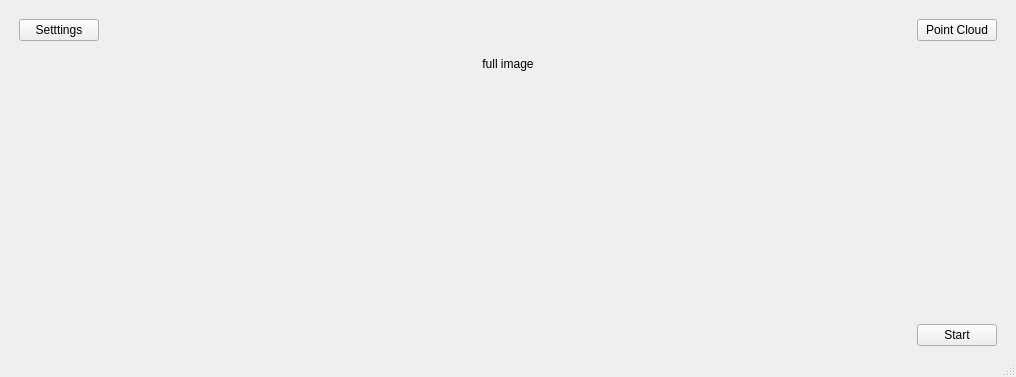
<?xml version="1.0" encoding="UTF-8"?>
<ui version="4.0">
 <class>MainWindow</class>
 <widget class="QMainWindow" name="MainWindow">
  <property name="geometry">
   <rect>
    <x>0</x>
    <y>0</y>
    <width>1016</width>
    <height>377</height>
   </rect>
  </property>
  <property name="windowTitle">
   <string>ce30-viz</string>
  </property>
  <widget class="QWidget" name="centralwidget">
   <layout class="QGridLayout" name="gridLayout">
    <item row="0" column="0">
     <layout class="QVBoxLayout" name="verticalLayout_2">
      <item>
       <spacer name="verticalSpacer">
        <property name="orientation">
         <enum>Qt::Vertical</enum>
        </property>
        <property name="sizeType">
         <enum>QSizePolicy::Fixed</enum>
        </property>
        <property name="sizeHint" stdset="0">
         <size>
          <width>10</width>
          <height>10</height>
         </size>
        </property>
       </spacer>
      </item>
      <item>
       <layout class="QHBoxLayout" name="horizontalLayout_2">
        <item>
         <spacer name="horizontalSpacer_4">
          <property name="orientation">
           <enum>Qt::Horizontal</enum>
          </property>
          <property name="sizeType">
           <enum>QSizePolicy::Fixed</enum>
          </property>
          <property name="sizeHint" stdset="0">
           <size>
            <width>10</width>
            <height>10</height>
           </size>
          </property>
         </spacer>
        </item>
        <item>
         <layout class="QVBoxLayout" name="verticalLayout">
          <item>
           <layout class="QHBoxLayout" name="horizontalLayout_3">
            <item>
             <widget class="QPushButton" name="settingsPushButton">
              <property name="text">
               <string>Setttings</string>
              </property>
             </widget>
            </item>
            <item>
             <spacer name="horizontalSpacer_5">
              <property name="orientation">
               <enum>Qt::Horizontal</enum>
              </property>
              <property name="sizeType">
               <enum>QSizePolicy::MinimumExpanding</enum>
              </property>
              <property name="sizeHint" stdset="0">
               <size>
                <width>800</width>
                <height>20</height>
               </size>
              </property>
             </spacer>
            </item>
            <item>
             <widget class="QPushButton" name="pointCloudPushButton">
              <property name="text">
               <string>Point Cloud</string>
              </property>
             </widget>
            </item>
           </layout>
          </item>
          <item>
           <spacer name="verticalSpacer_3">
            <property name="orientation">
             <enum>Qt::Vertical</enum>
            </property>
            <property name="sizeType">
             <enum>QSizePolicy::Fixed</enum>
            </property>
            <property name="sizeHint" stdset="0">
             <size>
              <width>20</width>
              <height>10</height>
             </size>
            </property>
           </spacer>
          </item>
          <item>
           <widget class="QLabel" name="fullImageLabel">
            <property name="text">
             <string>full image</string>
            </property>
            <property name="alignment">
             <set>Qt::AlignCenter</set>
            </property>
           </widget>
          </item>
          <item>
           <spacer name="verticalSpacer_4">
            <property name="orientation">
             <enum>Qt::Vertical</enum>
            </property>
            <property name="sizeType">
             <enum>QSizePolicy::MinimumExpanding</enum>
            </property>
            <property name="sizeHint" stdset="0">
             <size>
              <width>20</width>
              <height>100</height>
             </size>
            </property>
           </spacer>
          </item>
          <item>
           <layout class="QHBoxLayout" name="horizontalLayout">
            <item>
             <spacer name="horizontalSpacer">
              <property name="orientation">
               <enum>Qt::Horizontal</enum>
              </property>
              <property name="sizeHint" stdset="0">
               <size>
                <width>40</width>
                <height>20</height>
               </size>
              </property>
             </spacer>
            </item>
            <item>
             <widget class="QPushButton" name="startPushButton">
              <property name="text">
               <string>Start</string>
              </property>
             </widget>
            </item>
           </layout>
          </item>
         </layout>
        </item>
        <item>
         <spacer name="horizontalSpacer_3">
          <property name="orientation">
           <enum>Qt::Horizontal</enum>
          </property>
          <property name="sizeType">
           <enum>QSizePolicy::Fixed</enum>
          </property>
          <property name="sizeHint" stdset="0">
           <size>
            <width>10</width>
            <height>10</height>
           </size>
          </property>
         </spacer>
        </item>
       </layout>
      </item>
     </layout>
    </item>
   </layout>
  </widget>
  <widget class="QStatusBar" name="statusbar"/>
  <widget class="QMenuBar" name="menubar">
   <property name="geometry">
    <rect>
     <x>0</x>
     <y>0</y>
     <width>1016</width>
     <height>17</height>
    </rect>
   </property>
  </widget>
 </widget>
 <resources/>
 <connections/>
</ui>
